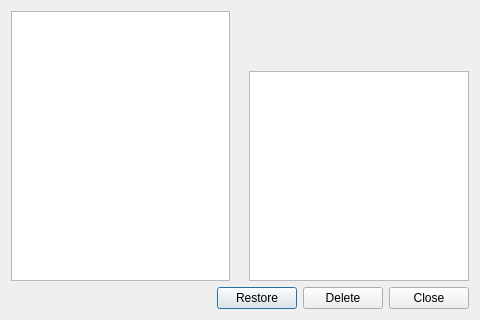
<?xml version="1.0" encoding="UTF-8"?>
<ui version="4.0">
 <class>AuditEntryDialog</class>
 <widget class="QDialog" name="AuditEntryDialog">
  <property name="geometry">
   <rect>
    <x>0</x>
    <y>0</y>
    <width>480</width>
    <height>320</height>
   </rect>
  </property>
  <property name="windowTitle">
   <string>Audit Entry Details</string>
  </property>
  <layout class="QVBoxLayout" name="verticalLayout">
   <item>
    <layout class="QHBoxLayout" name="mainHBox">
     <item>
      <widget class="QListWidget" name="auditList">
       <property name="minimumWidth">
        <number>160</number>
       </property>
      </widget>
     </item>
     <item>
      <layout class="QFormLayout" name="formLayout">
       <item row="0" column="0">
        <widget class="QLabel" name="labelWho"/>
       </item>
       <item row="0" column="1">
        <widget class="QLabel" name="whoValue"/>
       </item>
       <item row="1" column="0">
        <widget class="QLabel" name="labelWhen"/>
       </item>
       <item row="1" column="1">
        <widget class="QLabel" name="whenValue"/>
       </item>
       <item row="2" column="0">
        <widget class="QLabel" name="labelAction"/>
       </item>
       <item row="2" column="1">
        <widget class="QLabel" name="actionValue"/>
       </item>
       <item row="3" column="0">
        <widget class="QLabel" name="labelDescription"/>
       </item>
       <item row="3" column="1">
        <widget class="QTextEdit" name="descriptionValue">
         <property name="readOnly">
          <bool>true</bool>
         </property>
         <property name="minimumHeight">
          <number>120</number>
         </property>
        </widget>
       </item>
      </layout>
     </item>
    </layout>
   </item>
    <item>
     <layout class="QHBoxLayout" name="buttonLayout">
      <item>
        <spacer name="horizontalSpacer">
         <property name="orientation">
          <enum>Qt::Horizontal</enum>
         </property>
         <property name="sizeHint">
          <size>
            <width>40</width>
            <height>20</height>
          </size>
         </property>
        </spacer>
      </item>
      <item>
        <widget class="QPushButton" name="restoreBtn">
         <property name="text"><string>Restore</string></property>
        </widget>
      </item>
      <item>
        <widget class="QPushButton" name="deleteBtn">
         <property name="text"><string>Delete</string></property>
        </widget>
      </item>
      <item>
        <widget class="QPushButton" name="closeBtn">
         <property name="text"><string>Close</string></property>
        </widget>
      </item>
     </layout>
    </item>
  </layout>
 </widget>
 <resources/>
 <connections/>
</ui>
